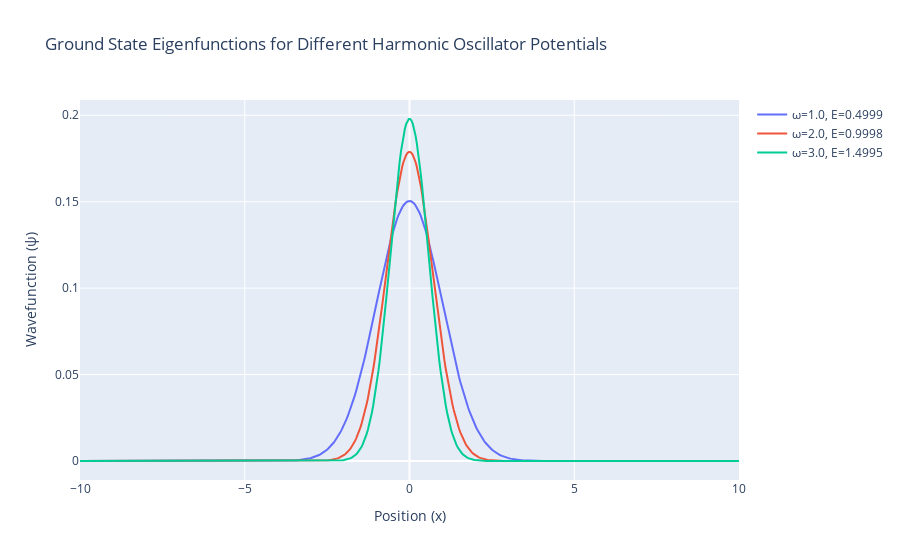

Notebook source saved alongside this figure:
### Markdown cell above
### Ground state for different frequencies

### Code cell
import numpy as np
import plotly.graph_objects as go
from scipy.linalg import eigh

# Constants
hbar = 1.0
mass = 1.0
L = 10.0  # Length of the 1D domain
N = 500  # Number of grid points
x = np.linspace(-L, L, N)  # Define the x-axis

# Create different potential energy functions (V(x))
def potential(x, omega):
    return 0.5 * mass * (omega**2) * x**2  # Harmonic oscillator potential

omega_values = [1.0, 2.0, 3.0]  # Different angular frequencies for different potentials

# Initialize arrays to store eigenvalues and eigenfunctions
eigenvalues = []
eigenfunctions = []

# Create a figure for the Plotly plot
fig = go.Figure()

# Solve the Schrödinger equation for each potential
for omega in omega_values:
    V = potential(x, omega)
    dx = x[1] - x[0]
    T = (-hbar**2 / (2 * mass)) * (np.diag(-2.0 / dx**2 * np.ones(N)) + 
                            np.diag(1.0 / dx**2 * np.ones(N - 1), 1) + np.diag(1.0 / dx**2 * np.ones(N - 1), -1))
    H = T + np.diag(V * np.ones(N))
    eigvals, eigvecs = eigh(H)
    eigenvalues.append(eigvals)
    eigenfunctions.append(eigvecs[:, 0])  # Get the ground state eigenfunction

    # Add the eigenfunction to the Plotly plot
    fig.add_trace(go.Scatter(x=x, y=eigvecs[:, 0], mode='lines', name=f'ω={omega}, E={eigvals[0]:.4f}'))

# Set axis labels and title for the Plotly plot
fig.update_xaxes(title_text='Position (x)')
fig.update_yaxes(title_text='Wavefunction (ψ)')
fig.update_layout(title='Ground State Eigenfunctions for Different Harmonic Oscillator Potentials')

# Show the Plotly plot
fig.show()

### Figure 1 — Plotly figure (JSON) as saved in the notebook; plotly's stock layout.template omitted (floating-point values rounded to 4 significant figures; data arrays with more than 128 entries replaced by an {"elided": "..."} marker saying what was removed)
{"data": [{"mode": "lines", "name": "ω=1.0, E=0.4999", "type": "scatter", "x": {"elided": "500 float values"}, "y": {"elided": "500 float values"}}, {"mode": "lines", "name": "ω=2.0, E=0.9998", "type": "scatter", "x": {"elided": "500 float values"}, "y": {"elided": "500 float values"}}, {"mode": "lines", "name": "ω=3.0, E=1.4995", "type": "scatter", "x": {"elided": "500 float values"}, "y": {"elided": "500 float values"}}], "layout": {"title": {"text": "Ground State Eigenfunctions for Different Harmonic Oscillator Potentials"}, "xaxis": {"title": {"text": "Position (x)"}}, "yaxis": {"title": {"text": "Wavefunction (ψ)"}}}}
